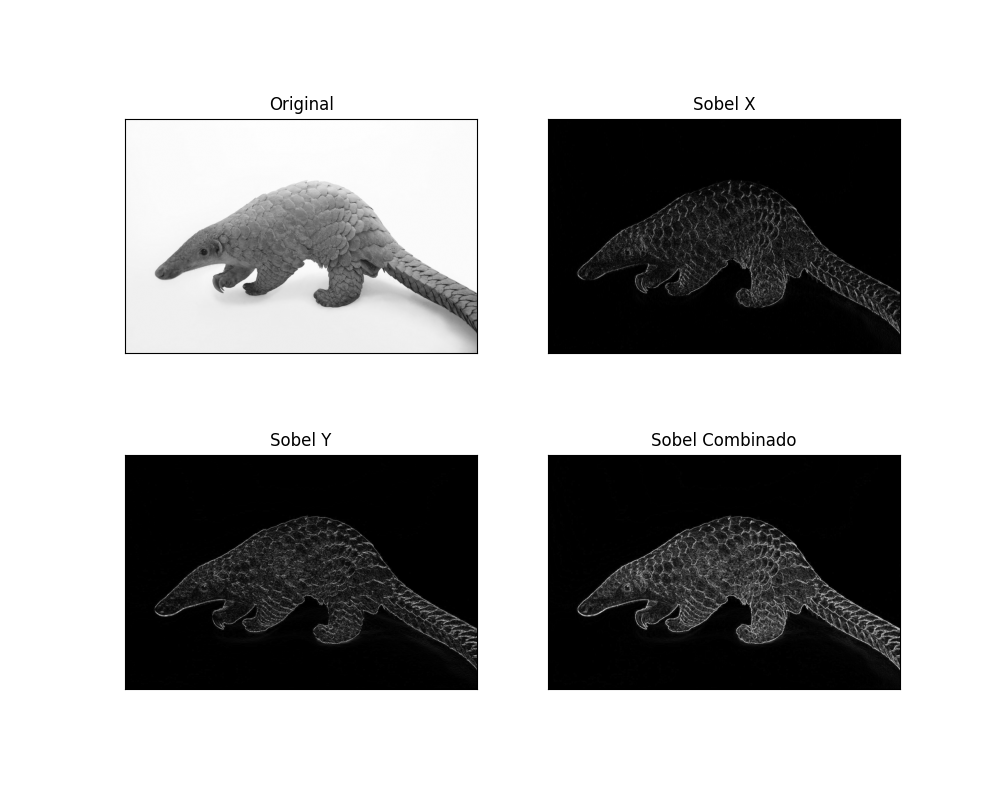

Write Python code to recreate this figure.
import cv2
import numpy as np
from matplotlib import pyplot as plt

img = cv2.imread('pangolin.jpg', cv2.IMREAD_GRAYSCALE)

# Aplicar el filtro Sobel en la dirección x
sobelx = cv2.Sobel(img, cv2.CV_64F, 1, 0, ksize=3)

# Aplicar el filtro Sobel en la dirección y
sobely = cv2.Sobel(img, cv2.CV_64F, 0, 1, ksize=3)
#Combinacion
abs_sobelx = np.uint8(np.absolute(sobelx))
abs_sobely = np.uint8(np.absolute(sobely))
sobel_combined = cv2.bitwise_or(abs_sobelx, abs_sobely)

plt.figure(figsize=(10, 8))

plt.subplot(2, 2, 1)
plt.imshow(img, cmap='gray')
plt.title('Original')
plt.xticks([]), plt.yticks([])

plt.subplot(2, 2, 2)
plt.imshow(abs_sobelx, cmap='gray')
plt.title('Sobel X')
plt.xticks([]), plt.yticks([])

plt.subplot(2, 2, 3)
plt.imshow(abs_sobely, cmap='gray')
plt.title('Sobel Y')
plt.xticks([]), plt.yticks([])

plt.subplot(2, 2, 4)
plt.imshow(sobel_combined, cmap='gray')
plt.title('Sobel Combinado')
plt.xticks([]), plt.yticks([])

plt.show()
